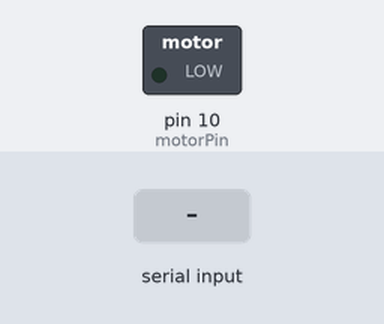
Recording of a sketch running on a simulated Arduino Uno, built with avr-gcc and run on an emulated ATmega328P. On the bench: switched loads named in the sketch (green lamp = pin HIGH). The test bench sets the inputs (shaded band). What the sketch prints to the serial monitor is not drawn.

Above: at 1.2 s.
1.3 s: "90,45\n" received over Serial
At 1.8 s:
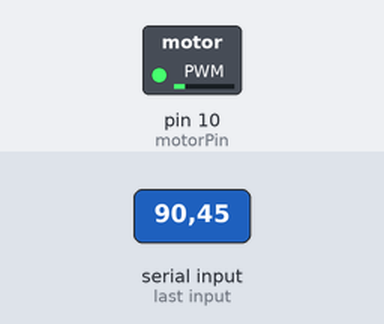
3.8 s: "30,150\n" received over Serial
At 4.6 s:
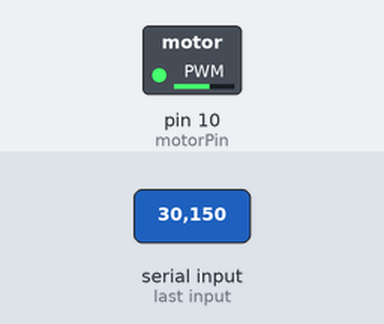
6.3 s: "200\n" received over Serial
At 6.7 s:
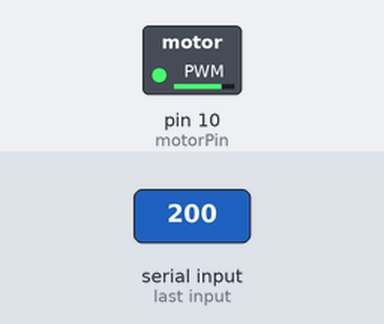
Timing chart, 0 to 9.3 s (numbered marks = the images above; inputs shaded):
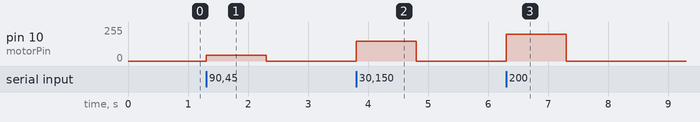

The sketch:

test_vibrationactuator.ino
```cpp
/*
Adafruit Arduino - Lesson 13. DC Motor
*/


int motorPin = 10;

void setup()
{
  pinMode(motorPin, OUTPUT);
  Serial.begin(9600);
  while (! Serial);
  Serial.println("Speed 0 to 255");
}


void loop()
{
  if (Serial.available())
  {
    int speed = Serial.parseInt();
      analogWrite(motorPin, speed);
  }
}
```

Measured:
- after the input at 1.3 s, pin 10 (motorPin): 0/255 → 45/255 at once, → 0/255 1.0 s later
- after the input at 3.8 s, pin 10 (motorPin): 0/255 → 150/255 at once, → 0/255 1.0 s later
- after the input at 6.3 s, pin 10 (motorPin): 0/255 → 200/255 at once, → 0/255 1.0 s later
